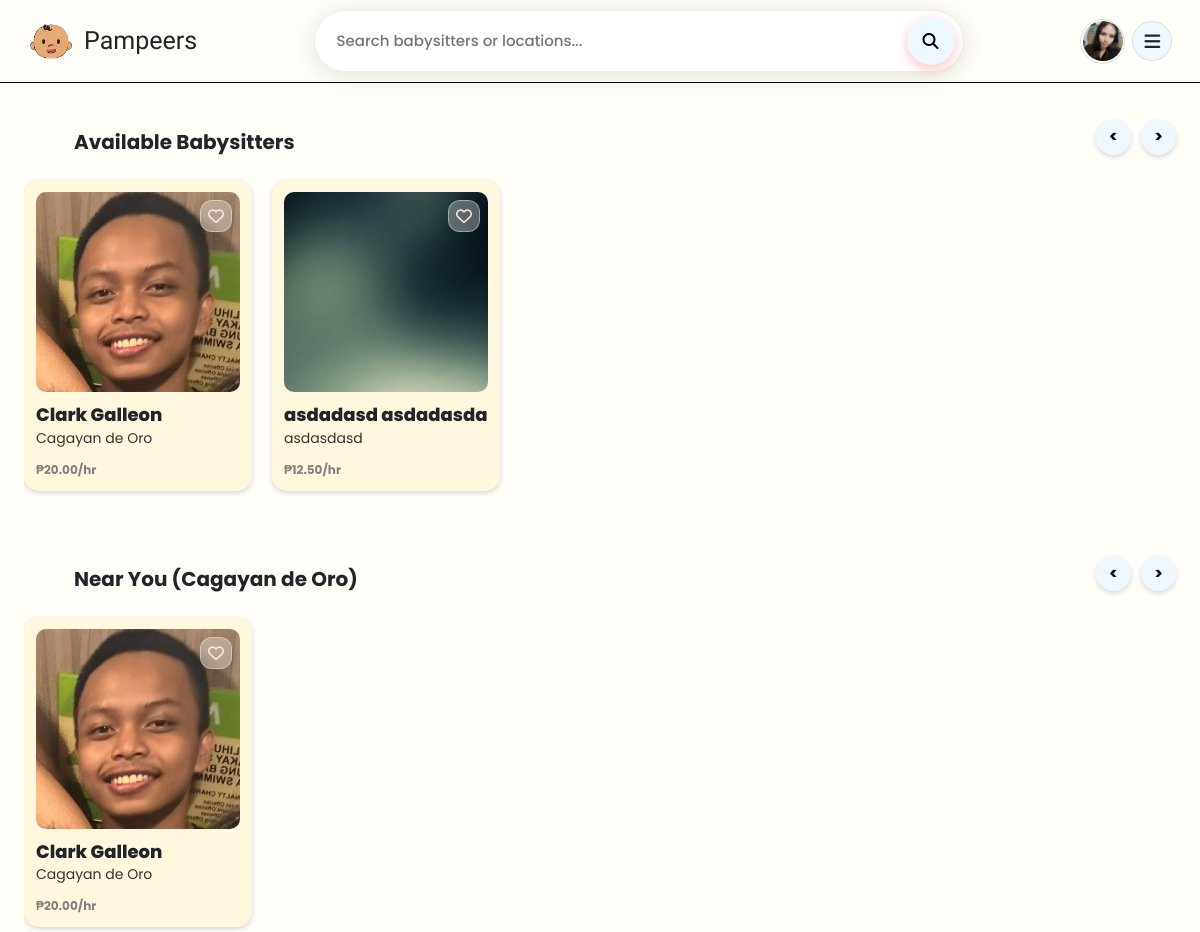
The app's page /public/guardian/guardianDashboard.php (signed in), older data.
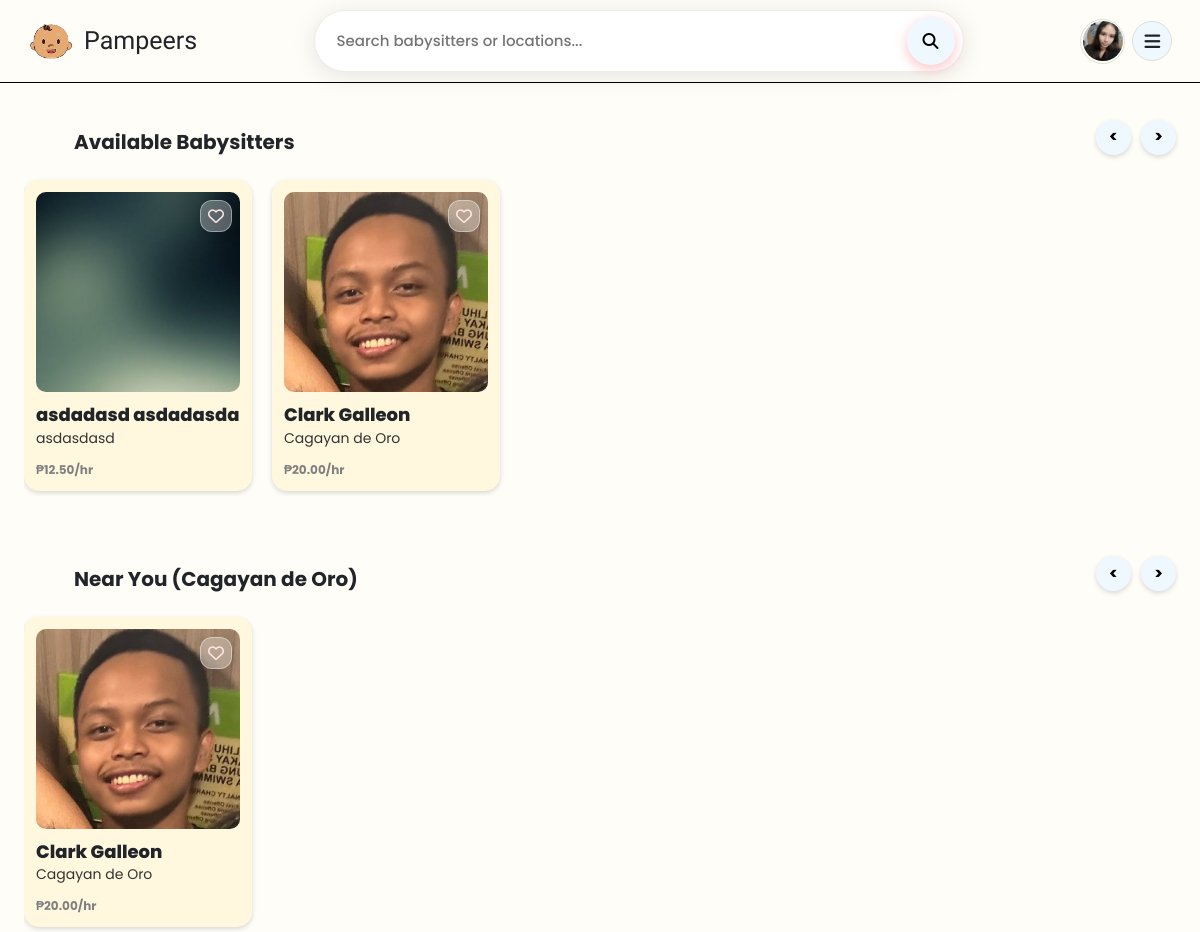
The same page, newer data.
### tables this page shows
CREATE TABLE `sitters` (
  `sitterID` int(11) NOT NULL,
  `uuid` char(36) NOT NULL,
  `userID` int(11) NOT NULL,
  `hourlyRate` decimal(10,2) NOT NULL DEFAULT 0.00,
  `experience` int(11) NOT NULL DEFAULT 0,
  `isAvailable` tinyint(1) NOT NULL DEFAULT 1,
  `ratingAverage` decimal(3,2) DEFAULT NULL,
  `verificationStatus` enum('pending','verified','rejected') NOT NULL DEFAULT 'pending',
  `createdAt` timestamp NOT NULL DEFAULT current_timestamp()
);

CREATE TABLE `users` (
  `id` int(11) NOT NULL,
  `uuid` char(36) NOT NULL,
  `firstName` varchar(100) NOT NULL,
  `middleName` varchar(100) DEFAULT NULL,
  `lastName` varchar(100) NOT NULL,
  `bio` text DEFAULT NULL,
  `suffix` varchar(10) DEFAULT NULL,
  `birthDate` date NOT NULL,
  `sex` enum('male','female','other') NOT NULL,
  `role` enum('guardian','sitter','admin') NOT NULL DEFAULT 'guardian',
  `contactNumber` varchar(20) NOT NULL,
  `emailAddress` varchar(150) NOT NULL,
  `username` varchar(100) NOT NULL,
  `password` varchar(255) NOT NULL,
  `streetAddress` varchar(255) NOT NULL,
  `barangay` varchar(255) NOT NULL,
  `cityMunicipality` varchar(255) NOT NULL,
  `province` varchar(255) NOT NULL,
  `country` varchar(255) NOT NULL,
  `zipCode` char(10) NOT NULL,
  `dateCreated` timestamp NOT NULL DEFAULT current_timestamp(),
  `profilePic` varchar(255) NOT NULL DEFAULT 'default.jpg',
  `isActive` tinyint(1) NOT NULL DEFAULT 1,
  `deactivatedAt` datetime DEFAULT NULL,
  `deletedAt` datetime DEFAULT NULL,
  `createdAt` datetime DEFAULT current_timestamp()
);

### public/guardian/guardianDashboard.php (the view, shortened to what the changed rows need)
<?php
require_once __DIR__ . '/../../app/middleware/auth.php';
$userId = $_SESSION['user_id'];
$stmt = $conn->prepare("SELECT * FROM users WHERE id = ? LIMIT 1");
$stmt->bind_param("i", $userId);
$stmt->execute();
$user = $stmt->get_result()->fetch_assoc() ?? [];
$userCity = !empty($user['cityMunicipality']) ? $user['cityMunicipality'] : '';
$sitters = [];
$queryAvail = "SELECT s.sitterID, s.hourlyRate as rate, u.firstName, u.lastName, u.profilePic as img, u.cityMunicipality as city,
              (SELECT COUNT(*) FROM favourites f WHERE f.sitter_id = s.sitterID AND f.guardian_id = ?) as isFav
              FROM sitters s
              JOIN users u ON s.userID = u.id
              WHERE s.verificationStatus = 'verified' AND u.isActive = 1 AND s.isAvailable = 1 AND u.id != ?
              ORDER BY s.ratingAverage DESC, s.createdAt DESC LIMIT 12";
$stmtA = $conn->prepare($queryAvail);
$stmtA->bind_param("ii", $userId, $userId);
$stmtA->execute();
$resA = $stmtA->get_result();
while ($row = $resA->fetch_assoc()) {
    $row['name'] = trim($row['firstName'] . ' ' . $row['lastName']);
    $sitters[] = $row;
}
$sittersNear = [];
$queryNear = "SELECT s.sitterID, s.hourlyRate as rate, u.firstName, u.lastName, u.profilePic as img, u.cityMunicipality as city,
              (SELECT COUNT(*) FROM favourites f WHERE f.sitter_id = s.sitterID AND f.guardian_id = ?) as isFav
              FROM sitters s
              JOIN users u ON s.userID = u.id
              WHERE s.verificationStatus = 'verified' AND u.isActive = 1 AND s.isAvailable = 1 AND u.cityMunicipality = ? AND u.id != ?
              ORDER BY s.ratingAverage DESC, s.createdAt DESC LIMIT 8";
$stmtN = $conn->prepare($queryNear);
$stmtN->bind_param("isi", $userId, $userCity, $userId);
$stmtN->execute();
$resN = $stmtN->get_result();
while ($row = $resN->fetch_assoc()) {
    $row['name'] = trim($row['firstName'] . ' ' . $row['lastName']);
    $sittersNear[] = $row;
}
?>
<!DOCTYPE html>
<html lang="en">
<head>
    <link rel="stylesheet" href="https://cdnjs.cloudflare.com/ajax/libs/font-awesome/6.5.1/css/all.min.css">
    <link href="https://cdn.jsdelivr.net/npm/bootstrap@5.3.3/dist/css/bootstrap.min.css" rel="stylesheet">
    <link rel="stylesheet" href="../css/dashboard.css">
</head>
<body>
<main class="container-fluid mt-4 px-4">
    <?php if (!empty($sitters)): ?>
    <div class="carousel-wrapper" id="avail-carousel">
        <?php foreach ($sitters as $peer): ?>
        <div class="carousel-card">
            <div class="small-card" style="cursor: pointer;" onclick="window.location.href='viewSitterProfile.php?sitterID=<?= htmlspecialchars($peer['sitterID']) ?>'">
                <div class="card-img-container">
                    <button class="like-btn" data-id="<?= htmlspecialchars($peer['sitterID']) ?>" aria-label="Like" onclick="toggleFav(event, this)">
                        <i class="fa-<?= !empty($peer['isFav']) ? 'solid text-danger' : 'regular' ?> fa-heart"></i>
                    </button>
                    <img src="/Pampeers/app/uploads/profiles/<?= !empty($peer['img']) ? htmlspecialchars($peer['img']) : 'default.jpg'; ?>" alt="Sitter">
                </div>
                <h6><?= htmlspecialchars($peer['name'] ?? 'Unknown') ?></h6>
                <p class="city"><?= htmlspecialchars($peer['city'] ?? 'Location N/A') ?></p>
                <div class="d-flex justify-content-between align-items-center mt-2">
                    <p class="m-0 fw-bold">₱<?= htmlspecialchars($peer['rate'] ?? '0') ?>/hr</p>
                </div>
            </div>
        </div>
        <?php endforeach; ?>
    </div>
    <?php else: ?>
        <p class="text-center text-muted mt-4">No available sitters found.</p>
    <?php endif; ?>
    <?php if (!empty($sittersNear)): ?>
    <div class="carousel-wrapper" id="near-carousel">
        <?php foreach ($sittersNear as $peer): ?>
        <div class="carousel-card">
            <div class="small-card" style="cursor: pointer;" onclick="window.location.href='viewSitterProfile.php?sitterID=<?= htmlspecialchars($peer['sitterID']) ?>'">
                <div class="card-img-container">
                    <button class="like-btn" data-id="<?= htmlspecialchars($peer['sitterID']) ?>" aria-label="Like" onclick="toggleFav(event, this)">
                        <i class="fa-<?= !empty($peer['isFav']) ? 'solid text-danger' : 'regular' ?> fa-heart"></i>
                    </button>
                    <img src="/Pampeers/app/uploads/profiles/<?= !empty($peer['img']) ? htmlspecialchars($peer['img']) : 'default.jpg'; ?>" alt="Sitter">
                </div>
                <h6><?= htmlspecialchars($peer['name'] ?? 'Unknown') ?></h6>
                <p class="city"><?= htmlspecialchars($peer['city'] ?? 'Location N/A') ?></p>
                <div class="d-flex justify-content-between align-items-center mt-2">
                    <p class="m-0 fw-bold">₱<?= htmlspecialchars($peer['rate'] ?? '0') ?>/hr</p>
                </div>
            </div>
        </div>
        <?php endforeach; ?>
    </div>
    <?php else: ?>
        <p class="text-center text-muted mt-2" id="near-empty">No sitters found in your city.</p>
    <?php endif; ?>
</main>
</body>
</html>

Row changes from the older to the newer data that the page shows:
changed sitters "asdasdasd": moves up the list
